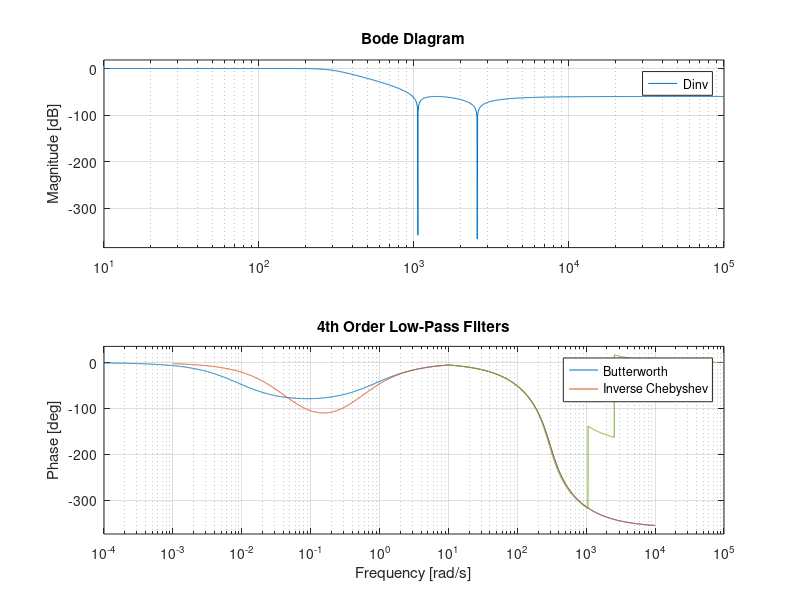

Write the MATLAB code that produced this figure. (Note: this script raises an error after producing the figure.)
% MAE 143B Homework 1
% Sreenidh Dhurjati

%% Question 1
s = tf('s');
Dlead = (s + 2.68)/(s + 37.32);
bode(Dlead); grid on

%% Question 2a

% lag compensator
p = 0.00884;
z = 0.884;

Dlag = tf([1 z],[1 p]);

bode(Dlag)
grid on
title('Bode Plot of Lag Compensator')

%% Question 2b

p1 = 0.00884;
z1 = 0.884;

Dlag = tf([1 z1],[1 p1]);

% double lag values
p2 = 0.0485;
z2 = 0.485;

Ddoublelag = tf([1 z2],[1 p2])^2;

bode(Dlag)
hold on
bode(Ddoublelag)
grid on

legend('Single Lag','Double Lag')
title('Bode Plot of Lag Compensators')

%% Question 3a
wc = 299.5;

D1 = tf(wc^2,[1 0.76537*wc wc^2]);
D2 = tf(wc^2,[1 1.84776*wc wc^2]);

Dbutter = D1*D2;

bode(Dbutter)
grid on
title('4th Order Butterworth Low-Pass Filter')

%% Question 3b
s = tf('s');

% Butterworth filter
wc1 = 299.5;

D1 = tf(wc1^2,[1 0.76537*wc1 wc1^2]);
D2 = tf(wc1^2,[1 1.84776*wc1 wc1^2]);

Dbutter = D1*D2;

% inverse Chebyshev filter
wc2 = 979;
x = s/wc2;

Dinv = 0.001*((x^2 + 1.17157)*(x^2 + 6.82843)) / ...
    ((x^2 + 0.21682*x + 0.086659)* ...
    (x^2 + 0.55761*x + 0.092316));

bode(Dbutter)
hold on
bode(Dinv)
grid on

legend('Butterworth','Inverse Chebyshev')
title('4th Order Low-Pass Filters')

%% Question 4b
s = tf('s');

% lead 
Dlead = (s + 2.68)/(s + 37.32);

% double lag
Dlag = ((s + 0.485)/(s + 0.0485))^2;

% inverse Chebyshev
wc = 979;
x = s/wc;

Dinv = 0.001*((x^2 + 1.17157)*(x^2 + 6.82843)) / ((x^2 + 0.21682*x + 0.086659)* (x^2 + 0.55761*x + 0.092316));

% combined controller leaving K out 
D = Dlead*Dlag*Dinv;

% Tustin with prewarping
h = 0.001;
wg = 10;

opt = c2dOptions('Method','tustin','PrewarpFrequency',wg);
Dz = c2d(D,h,opt);

% get coefficients
[b,a] = tfdata(Dz,'v');

a
b

%% Question 5b

s = tf('s');

G = 100/(s^2 - 100);

Dsimple0 = (s + 10)/(s + 20);
Ksimple = 3;
Dsimple = Ksimple*Dsimple0;

Dlead = (s + 2.68)/(s + 37.32);

Dlag = ((s + 0.485)/(s + 0.0485))^2;

wc = 979;
x = s/wc;

Dinv = 0.001*((x^2 + 1.17157)*(x^2 + 6.82843)) / ((x^2 + 0.21682*x + 0.086659)* (x^2 + 0.55761*x + 0.092316));

D0 = Dlead*Dlag*Dinv;

wg = 10;

[mag,phase] = bode(G*D0,wg);
mag = squeeze(mag);

K = 1/mag

Dloop = K*D0;

figure
subplot(1,2,1)
rlocus(G*Dsimple0)
grid on
title('Root Locus - Simple Lead')

subplot(1,2,2)
rlocus(G*D0)
grid on
title('Root Locus - Loop Shaping')

figure
bode(G*Dsimple,G*Dloop)
grid on
legend('Simple Lead','Loop Shaping')
title('Open-Loop Bode Plots')

Tsimple = feedback(G*Dsimple,1);
Tloop = feedback(G*Dloop,1);

figure
subplot(2,1,1)
step(Tsimple)
grid on
title('Closed-Loop Step Response - Simple Lead')

subplot(2,1,2)
step(Tloop)
grid on
title('Closed-Loop Step Response - Loop Shaping')

disp('Simple lead closed-loop poles:')
pole(Tsimple)

disp('Loop shaping closed-loop poles:')
pole(Tloop)

disp('Simple lead step info:')
stepinfo(Tsimple)

disp('Loop shaping step info:')
stepinfo(Tloop)
